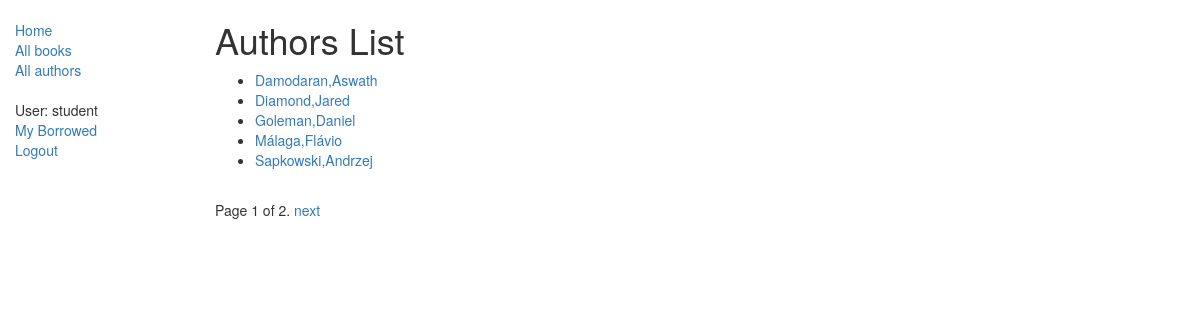
/catalog/authors/ (signed in), run on the app's committed database.
### catalog/models.py (models this page shows, shortened)
class Author(models.Model):
    first_name = models.CharField(max_length=100)
    last_name = models.CharField(max_length=100)
    date_of_birth = models.DateField(null=True, blank=True)
    date_of_death = models.DateField(null=True, blank=True)
    class Meta:
        ordering = ["last_name", "first_name"]
    def get_absolute_url(self):
        return reverse('author-detail', args=[str(self.id)])

### catalog/views.py (the view)
# urls.py: path('authors/', views.AuthorListView.as_view(), name='authors'),
class AuthorListView(LoginRequiredMixin, generic.ListView):
    model = Author
    paginate_by = 5

### catalog/templates/catalog/author_list.html (shortened to what this page needs)
{% extends "base_generic.html" %}
{% block content %}
    <h1>Authors List</h1>
    {% if author_list %}
    <ul>
      {% for author in author_list %}
      <li {% if perms.catalog.can_mark_returned %}style="padding: 0.53em" {% endif %}>
        <a href="{{ author.get_absolute_url }}">{{ author.last_name }},{{author.first_name}}</a>
      </li>
      {% endfor %}
    </ul>
    {% else %}
      <p>There are no authors in the library.</p>
    {% endif %}
{% endblock %}

### catalog/templates/base_generic.html (shortened to what this page needs)
<!DOCTYPE html>
<html lang="en">
<head>
  <link rel="stylesheet" href="https://maxcdn.bootstrapcdn.com/bootstrap/3.3.7/css/bootstrap.min.css">
  {% load static %}
  <link rel="stylesheet" href="{% static 'css/styles.css' %}">
</head>
<body>
  <div class="container-fluid">
    <div class="row">
      <div class="col-sm-2">
      {% block sidebar %}
      <ul class="sidebar-nav">
          <li><a href="{% url 'index' %}">Home</a></li>
          <li><a href="{% url 'books' %}">All books</a></li>
          <li><a href="{% url 'authors'%}">All authors</a></li>
      </ul>
      <ul class="sidebar-nav">
          {% if user.is_authenticated %}
          <li>User: {{ user.get_username }}</li>
          {% if perms.catalog.can_mark_returned %}
            <li><a href="{% url 'borrewed-books' %}">Library Loans</a></li>
          {% else %}
            <li><a href="{% url 'my-borrowed' %}">My Borrowed</a></li>
          {% endif %}
          <li><a href="{% url 'logout'%}?next={{request.path}}">Logout</a></li>
          {% else %}
          <li><a href="{% url 'login'%}?next={{request.path}}">Login</a></li>
          {% endif %}
      </ul>
     {% endblock %}
      </div>
      <div class="col-sm-10 ">
      {% block content %}{% endblock %}
          {% block pagination %}
  {% if is_paginated %}
      <div class="pagination">
          <span class="page-links">
              <span class="page-current">
                  Page {{ page_obj.number }} of {{ page_obj.paginator.num_pages }}.
              </span>
              {% if page_obj.has_next %}
                  <a href="{{ request.path }}?page={{ page_obj.next_page_number }}">next</a>
              {% endif %}
          </span>
      </div>
  {% endif %}
{% endblock %}
      </div>
    </div>
  </div>
</body>
</html>

### catalog/static/css/styles.css (style rules this page uses)
.sidebar-nav { margin-top: 20px; padding: 0; list-style: none; }

### data on the page
Author: last_name "Damodaran", first_name "Aswath"
Author: last_name "Diamond", first_name "Jared"
Author: last_name "Goleman", first_name "Daniel"
Author: last_name "Málaga", first_name "Flávio"
Author: last_name "Sapkowski", first_name "Andrzej"

### other printed values
{{ user.get_username }} "student"
{{ page_obj.number }} "1"
{{ page_obj.paginator.num_pages }} "2"
